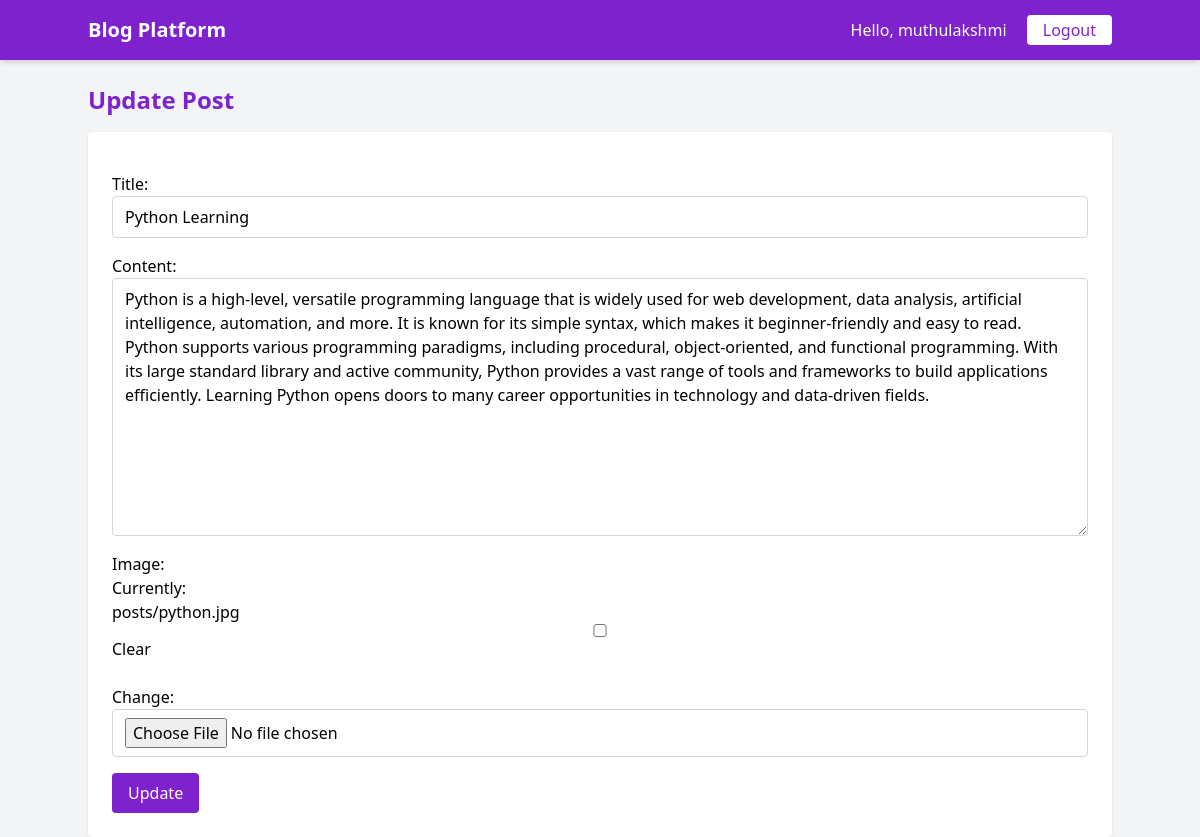
/post/python-learning/update/ (signed in), run on the app's committed database.
### blog_app/models.py (models this page shows, shortened)
class Post(models.Model):
    title = models.CharField(max_length=200)
    content = models.TextField()
    image = models.ImageField(upload_to='posts/', blank=True, null=True)
    author = models.ForeignKey(User, on_delete=models.CASCADE)
    slug = models.SlugField(unique=True, max_length=250)
    created_at = models.DateTimeField(auto_now_add=True)
    updated_at = models.DateTimeField(auto_now=True)

### blog_app/views.py (the view, shortened to what this page needs)
# urls.py: path('post/<slug:slug>/update/', PostUpdateView.as_view(), name='post-update'),
class PostUpdateView(LoginRequiredMixin, UserPassesTestMixin, UpdateView):
    model = Post
    form_class = PostForm
    template_name = 'blog_app/post_form.html'
    def test_func(self):
        post = self.get_object()
        return self.request.user == post.author

### blog_app/forms.py
class PostForm(forms.ModelForm):
    class Meta:
        model = Post
        fields = ['title', 'content', 'image']

### blog_app/templates/blog_app/post_form.html (shortened to what this page needs)
{% extends 'blog_app/Layout/base.html' %}
{% load widget_tweaks %}
{% block content %}
<h2 class="text-2xl font-bold text-purple-700 mb-4">{% if object %}Update Post{% else %}Create Post{% endif %}</h2>
<form method="post" enctype="multipart/form-data" class="bg-white p-6 rounded shadow space-y-4">
{% for field in form %}
<div class="flex flex-col">
{{ field.label_tag }}
{{ field|add_class:"border border-gray-300 rounded px-3 py-2 focus:outline-none focus:ring-2 focus:ring-purple-500" }}
</div>
{% endfor %}
<button type="submit" class="bg-purple-700 text-white px-4 py-2 rounded hover:bg-purple-800">{% if object %}Update{% else %}Create{% endif %}</button>
</form>
{% endblock %}

### blog_app/templates/blog_app/Layout/base.html (shortened to what this page needs)
<!DOCTYPE html>
<html lang="en">
<head>
<script src="https://cdn.tailwindcss.com"></script>
</head>
<body class="bg-gray-100 min-h-screen font-sans">
<nav class="bg-purple-700 text-white p-4 shadow-md">
<div class="container mx-auto flex justify-between items-center">
<a href="{% url 'post-list' %}" class="text-xl font-bold">Blog Platform</a>
<div>
{% if user.is_authenticated %}
<span class="mr-4">Hello, {{ user.username }}</span>
<a href="{% url 'logout' %}" class="bg-white text-purple-700 px-4 py-1 rounded hover:bg-gray-200">Logout</a>
{% else %}
<a href="{% url 'login' %}" class="bg-white text-purple-700 px-4 py-1 rounded hover:bg-gray-200">Login</a>
<a href="{% url 'register' %}" class="ml-2 bg-white text-purple-700 px-4 py-1 rounded hover:bg-gray-200">Register</a>
{% endif %}
</div>
</div>
</nav>
<div class="container mx-auto mt-6">
{% block content %}{% endblock %}
</div>
</body>
</html>

### data on the page
Post: form "Python Learning" "Python is a high-level, versatile programming language that is widely used for web development, data analysis, artificial intelligence, automation, and more. It is known for its simple syntax, which makes it beginner-friendly and easy to read. Python supports various programming paradigms, including procedural, object-oriented, and functional programming. With its large standard library and active community, Python provides a vast range of tools and frameworks to build applications efficiently. Learning Python opens doors to many career opportunities in technology and data-driven fields."

### other printed values
{{ user.username }} "muthulakshmi"
{{ field.label_tag }} "Title:" "Content:" "Image:"
